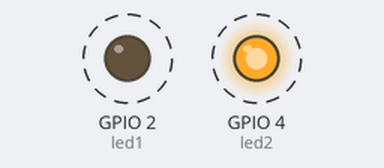
Bench run of a program on a simulated ESP32 board running MicroPython. Shown: output pins drawn as LEDs (lit = HIGH). Dashed ring = blinking.

Above: at 0.15 s.
Timing chart, 0 to 3.0 s (numbered marks = the images above):
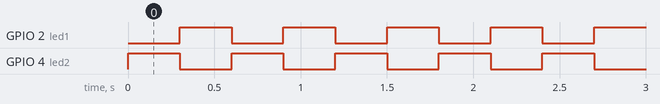

Measured:
- by itself, GPIO 2 (led1), GPIO 4 (led2): alternates HIGH for 0.30 s and LOW for 0.30 s

The program:

alternate_led.py
```python
import time
from machine import Pin

# Define the pin numbers for the LEDs
led1_pin = 2  # GPIO2
led2_pin = 4  # GPIO4

# Initialize the LED pins as outputs
led1 = Pin(led1_pin, Pin.OUT)
led2 = Pin(led2_pin, Pin.OUT)

# Function to toggle between the LEDs
def toggle_leds():
    led1.value(not led1.value())
    led2.value(not led2.value())

# Initialize the first LED ON and the second LED OFF
led1.value(1)
led2.value(0)

# Blink the LEDs alternately in a loop
while True:
    toggle_leds()
    time.sleep(0.3)  # Wait for 1 second between each toggle
```
